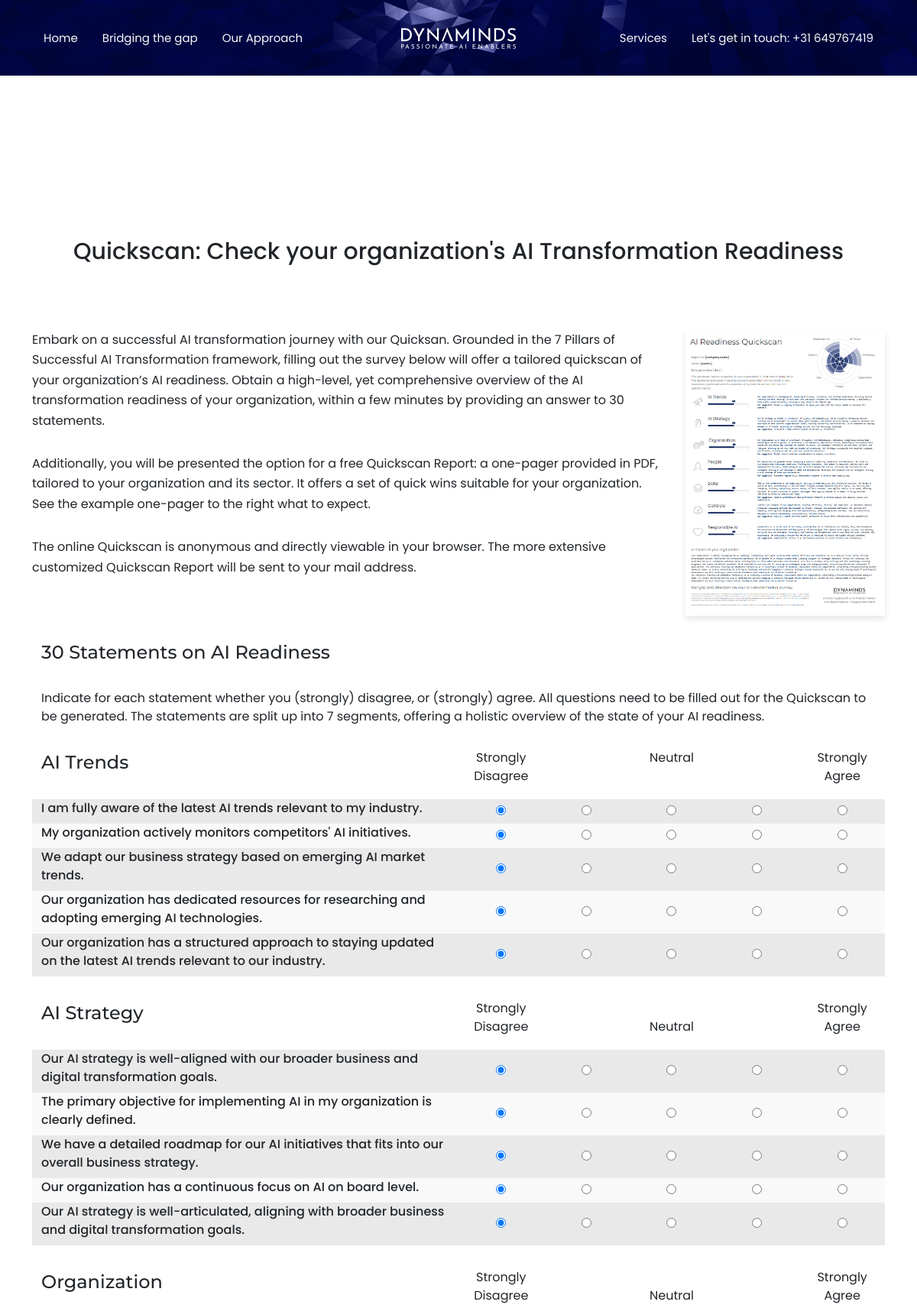
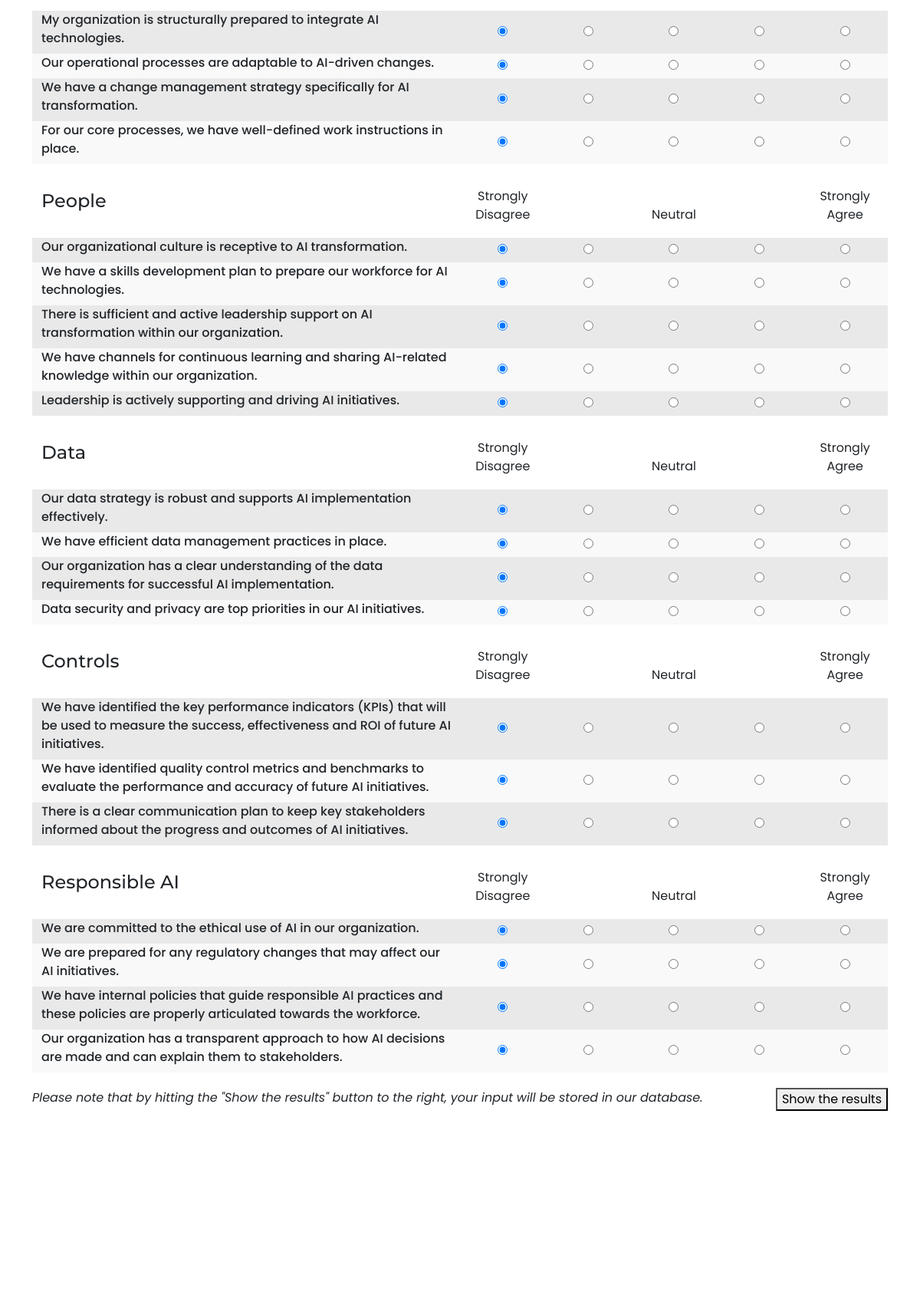
The page / (upper part) on the database its author committed (2 pictures, top to bottom).
### tables this page shows
CREATE TABLE `questions` (
  `id` int(11) NOT NULL,
  `pillar_id` int(11) NOT NULL,
  `question` text NOT NULL,
  `weight` int(11) NOT NULL DEFAULT 5
);

### index.php (the view, shortened to what the rows shown need)
<?php
require_once('db.php');
?>
<!DOCTYPE html>
<html dir="ltr" lang="en-US">
<head>
	<link rel="stylesheet" href="style2.css">
	<link rel="stylesheet" href="css/font-icons.css">
	<link rel="stylesheet" href="one-page/css/et-line.css">
	<link rel="stylesheet" href="css/components/bs-switches.css">
	<link rel="stylesheet" href="demos/app-landing/app-landing2.css">
	<link rel="stylesheet" href="css/custom2.css">
</head>
<body class="stretched">
	<section id="content">
		<div class="content-wrap">
			<div id="section-content" class="page-section pt-5 mb-0">
				<div class="container" style="padding-bottom: 120px;">
					<p>
					<h2 class="text-start text-md-center font-body mb-6">Quickscan: Check your organization's AI Transformation Readiness</h2>
					</p>
					<div class="row col-mb-50">
						<div class="col-12">
							<form id="surveyForm" action="quickscan-results.php" method="post">
								<div id="questions">
									<div class="container">
										<p>
										<div class="pillar" data-pillar="Pillar1">
											<?php
											$sql = "SELECT * FROM questions WHERE pillar_id = 1";
											$result = $conn->query($sql);
											if ($result->num_rows > 0) {
												$counter = 0;
												while ($row = $result->fetch_assoc()) {
													$counter = $counter + 1;
													$questionId = $row['id'];
													$questionText = $row['question'];
													$questionWeight = $row['weight'];
													$questionClass = $counter % 2 === 0 ? 'question-light' : 'question-dark';
													echo '
														<div class="row align-items-center question ' . $questionClass . '" data-question="q' . $questionId . '">
															<div class="col-6">
																<label>' . $questionText . '</label>
															</div>
															<div class="col-6">
																<div class="row">
																	<div class="col text-center"><input checked type="radio" id="Pillar1_q' . $questionId . '" name="Pillar1_q' . $questionId . '_' . $questionWeight . '" 	value="1" required></div>
																	<div class="col text-center"><input type="radio" id="Pillar1_q' . $questionId . '" name="Pillar1_q' . $questionId . '_' . $questionWeight . '"  value="2" required></div>
																	<div class="col text-center"><input type="radio" id="Pillar1_q' . $questionId . '" name="Pillar1_q' . $questionId . '_' . $questionWeight . '"  value="3" required></div>
																	<div class="col text-center"><input type="radio" id="Pillar1_q' . $questionId . '" name="Pillar1_q' . $questionId . '_' . $questionWeight . '"  value="4" required></div>
																	<div class="col text-center"><input type="radio" id="Pillar1_q' . $questionId . '" name="Pillar1_q' . $questionId . '_' . $questionWeight . '"  value="5" required></div>
																</div>
															</div>
														</div>
														';
												}
											} else {
												echo "<h3 class='text-center'>No questions found for Pillar1</h3>";
											}
											?>
										</div>
										</p>
										<p>
										<div class="pillar" data-pillar="Pillar2">
											<?php
											$sql = "SELECT * FROM questions WHERE pillar_id = 2";
											$result = $conn->query($sql);
											if ($result->num_rows > 0) {
												$counter = 0;
												while ($row = $result->fetch_assoc()) {
													$counter = $counter + 1;
													$questionId = $row['id'];
													$questionText = $row['question'];
													$questionClass = $counter % 2 === 0 ? 'question-light' : 'question-dark';
													echo '
														<div class="row align-items-center question ' . $questionClass . '" data-question="q' . $questionId . '">
															<div class="col-6">
																<label>' . $questionText . '</label>
															</div>
															<div class="col-6">
																<div class="row">
																	<div class="col text-center"><input checked type="radio" id="Pillar2_q' . $questionId . '" name="Pillar2_q' . $questionId . '_' . $questionWeight . '" 	value="1" required></div>
																	<div class="col text-center"><input type="radio" id="Pillar2_q' . $questionId . '" name="Pillar2_q' . $questionId . '_' . $questionWeight . '"  value="2" required></div>
																	<div class="col text-center"><input type="radio" id="Pillar2_q' . $questionId . '" name="Pillar2_q' . $questionId . '_' . $questionWeight . '"  value="3" required></div>
																	<div class="col text-center"><input type="radio" id="Pillar2_q' . $questionId . '" name="Pillar2_q' . $questionId . '_' . $questionWeight . '"  value="4" required></div>
																	<div class="col text-center"><input type="radio" id="Pillar2_q' . $questionId . '" name="Pillar2_q' . $questionId . '_' . $questionWeight . '"  value="5" required></div>
																</div>
															</div>
														</div>
														';
												}
											} else {
												echo "<h3 class='text-center'>No questions found for Pillar2</h3>";
											}
											?>
										</div>
										</p>
										<p>
										<div class="pillar" data-pillar="Pillar3">
											<?php
											$sql = "SELECT * FROM questions WHERE pillar_id = 3";
											$result = $conn->query($sql);
											if ($result->num_rows > 0) {
												$counter = 0;
												while ($row = $result->fetch_assoc()) {
													$counter = $counter + 1;
													$questionId = $row['id'];
													$questionText = $row['question'];
													$questionClass = $counter % 2 === 0 ? 'question-light' : 'question-dark';
													echo '
														<div class="row align-items-center question ' . $questionClass . '" data-question="q' . $questionId . '">
															<div class="col-6">
																<label>' . $questionText . '</label>
															</div>
															<div class="col-6">
																<div class="row">
																	<div class="col text-center"><input checked type="radio" id="Pillar3_q' . $questionId . '" name="Pillar3_q' . $questionId . '_' . $questionWeight . '" 	value="1" required></div>
																	<div class="col text-center"><input type="radio" id="Pillar3_q' . $questionId . '" name="Pillar3_q' . $questionId . '_' . $questionWeight . '"  value="2" required></div>
																	<div class="col text-center"><input type="radio" id="Pillar3_q' . $questionId . '" name="Pillar3_q' . $questionId . '_' . $questionWeight . '"  value="3" required></div>
																	<div class="col text-center"><input type="radio" id="Pillar3_q' . $questionId . '" name="Pillar3_q' . $questionId . '_' . $questionWeight . '"  value="4" required></div>
																	<div class="col text-center"><input type="radio" id="Pillar3_q' . $questionId . '" name="Pillar3_q' . $questionId . '_' . $questionWeight . '"  value="5" required></div>
																</div>
															</div>
														</div>
														';
												}
											} else {
												echo "<h3 class='text-center'>No questions found for Pillar3</h3>";
											}
											?>
										</div>
										</p>
										<p>
										<div class="pillar" data-pillar="Pillar4">
											<?php
											$sql = "SELECT * FROM questions WHERE pillar_id = 4";
											$result = $conn->query($sql);
											if ($result->num_rows > 0) {
												$counter = 0;
												while ($row = $result->fetch_assoc()) {
													$counter = $counter + 1;
													$questionId = $row['id'];
													$questionText = $row['question'];
													$questionClass = $counter % 2 === 0 ? 'question-light' : 'question-dark';
													echo '
														<div class="row align-items-center question ' . $questionClass . '" data-question="q' . $questionId . '">
															<div class="col-6">
																<label>' . $questionText . '</label>
															</div>
															<div class="col-6">
																<div class="row">
																	<div class="col text-center"><input checked type="radio" id="Pillar4_q' . $questionId . '" name="Pillar4_q' . $questionId . '_' . $questionWeight . '" 	value="1" required></div>
																	<div class="col text-center"><input type="radio" id="Pillar4_q' . $questionId . '" name="Pillar4_q' . $questionId . '_' . $questionWeight . '"  value="2" required></div>
																	<div class="col text-center"><input type="radio" id="Pillar4_q' . $questionId . '" name="Pillar4_q' . $questionId . '_' . $questionWeight . '"  value="3" required></div>
																	<div class="col text-center"><input type="radio" id="Pillar4_q' . $questionId . '" name="Pillar4_q' . $questionId . '_' . $questionWeight . '"  value="4" required></div>
																	<div class="col text-center"><input type="radio" id="Pillar4_q' . $questionId . '" name="Pillar4_q' . $questionId . '_' . $questionWeight . '"  value="5" required></div>
																</div>
															</div>
														</div>
														';
												}
											} else {
												echo "<h3 class='text-center'>No questions found for Pillar4</h3>";
											}
											?>
										</div>
										</p>
										<p>
										<div class="pillar" data-pillar="Pillar5">
											<?php
											$sql = "SELECT * FROM questions WHERE pillar_id = 5";
											$result = $conn->query($sql);
											if ($result->num_rows > 0) {
												$counter = 0;
												while ($row = $result->fetch_assoc()) {
													$counter = $counter + 1;
													$questionId = $row['id'];
													$questionText = $row['question'];
													$questionClass = $counter % 2 === 0 ? 'question-light' : 'question-dark';
													echo '
														<div class="row align-items-center question ' . $questionClass . '" data-question="q' . $questionId . '">
															<div class="col-6">
																<label>' . $questionText . '</label>
															</div>
															<div class="col-6">
																<div class="row">
																	<div class="col text-center"><input checked type="radio" id="Pillar5_q' . $questionId . '" name="Pillar5_q' . $questionId . '_' . $questionWeight . '" 	value="1" required></div>
																	<div class="col text-center"><input type="radio" id="Pillar5_q' . $questionId . '" name="Pillar5_q' . $questionId . '_' . $questionWeight . '"  value="2" required></div>
																	<div class="col text-center"><input type="radio" id="Pillar5_q' . $questionId . '" name="Pillar5_q' . $questionId . '_' . $questionWeight . '"  value="3" required></div>
																	<div class="col text-center"><input type="radio" id="Pillar5_q' . $questionId . '" name="Pillar5_q' . $questionId . '_' . $questionWeight . '"  value="4" required></div>
																	<div class="col text-center"><input type="radio" id="Pillar5_q' . $questionId . '" name="Pillar5_q' . $questionId . '_' . $questionWeight . '"  value="5" required></div>
																</div>
															</div>
														</div>
														';
												}
											} else {
												echo "<h3 class='text-center'>No questions found for Pillar5</h3>";
											}
											?>
										</div>
										</p>
										<p>
										<div class="pillar" data-pillar="Pillar6">
											<?php
											$sql = "SELECT * FROM questions WHERE pillar_id = 6";
											$result = $conn->query($sql);
											if ($result->num_rows > 0) {
												$counter = 0;
												while ($row = $result->fetch_assoc()) {
													$counter = $counter + 1;
													$questionId = $row['id'];
													$questionText = $row['question'];
													$questionClass = $counter % 2 === 0 ? 'question-light' : 'question-dark';
													echo '
														<div class="row align-items-center question ' . $questionClass . '" data-question="q' . $questionId . '">
															<div class="col-6">
																<label>' . $questionText . '</label>
															</div>
															<div class="col-6">
																<div class="row">
																	<div class="col text-center"><input checked type="radio" id="Pillar6_q' . $questionId . '" name="Pillar6_q' . $questionId . '_' . $questionWeight . '" 	value="1" required></div>
																	<div class="col text-center"><input type="radio" id="Pillar6_q' . $questionId . '" name="Pillar6_q' . $questionId . '_' . $questionWeight . '"  value="2" required></div>
																	<div class="col text-center"><input type="radio" id="Pillar6_q' . $questionId . '" name="Pillar6_q' . $questionId . '_' . $questionWeight . '"  value="3" required></div>
																	<div class="col text-center"><input type="radio" id="Pillar6_q' . $questionId . '" name="Pillar6_q' . $questionId . '_' . $questionWeight . '"  value="4" required></div>
																	<div class="col text-center"><input type="radio" id="Pillar6_q' . $questionId . '" name="Pillar6_q' . $questionId . '_' . $questionWeight . '"  value="5" required></div>
																</div>
															</div>
														</div>
														';
												}
											} else {
												echo "<h3 class='text-center'>No questions found for Pillar6</h3>";
											}
											?>
										</div>
										</p>
										<p>
										<div class="pillar" data-pillar="Pillar7">
											<?php
											$sql = "SELECT * FROM questions WHERE pillar_id = 7";
											$result = $conn->query($sql);
											if ($result->num_rows > 0) {
												$counter = 0;
												while ($row = $result->fetch_assoc()) {
													$counter = $counter + 1;
													$questionId = $row['id'];
													$questionText = $row['question'];
													$questionClass = $counter % 2 === 0 ? 'question-light' : 'question-dark';
													echo '
														<div class="row align-items-center question ' . $questionClass . '" data-question="q' . $questionId . '">
															<div class="col-6">
																<label>' . $questionText . '</label>
															</div>
															<div class="col-6">
																<div class="row">
																	<div class="col text-center"><input checked type="radio" id="Pillar7_q' . $questionId . '" name="Pillar7_q' . $questionId . '_' . $questionWeight . '" 	value="1" required></div>
																	<div class="col text-center"><input type="radio" id="Pillar7_q' . $questionId . '" name="Pillar7_q' . $questionId . '_' . $questionWeight . '"  value="2" required></div>
																	<div class="col text-center"><input type="radio" id="Pillar7_q' . $questionId . '" name="Pillar7_q' . $questionId . '_' . $questionWeight . '"  value="3" required></div>
																	<div class="col text-center"><input type="radio" id="Pillar7_q' . $questionId . '" name="Pillar7_q' . $questionId . '_' . $questionWeight . '"  value="4" required></div>
																	<div class="col text-center"><input type="radio" id="Pillar7_q' . $questionId . '" name="Pillar7_q' . $questionId . '_' . $questionWeight . '"  value="5" required></div>
																</div>
															</div>
														</div>
														';
												}
											} else {
												echo "<h3 class='text-center'>No questions found for Pillar7</h3>";
											}
											?>
										</div>
									</div>
								</div>
							</form>
						</div>
					</div>
				</div>
			</div>
		</div>
	</section>
</body>
</html>

### rows shown on the page
questions: question "I am fully aware of the latest AI trends relevant to my industry."
questions: question "My organization actively monitors competitors' AI initiatives."
questions: question "We adapt our business strategy based on emerging AI market trends."
questions: question "Our organization has dedicated resources for researching and adopting emerging AI technologies."
questions: question "Our organization has a structured approach to staying updated on the latest AI trends relevant to our industry."
questions: question "Our AI strategy is well-aligned with our broader business and digital transformation goals."
questions: question "The primary objective for implementing AI in my organization is clearly defined."
questions: question "We have a detailed roadmap for our AI initiatives that fits into our overall business strategy."
questions: question "Our organization has a continuous focus on AI on board level."
questions: question "Our AI strategy is well-articulated, aligning with broader business and digital transformation goals."
questions: question "My organization is structurally prepared to integrate AI technologies."
questions: question "Our operational processes are adaptable to AI-driven changes."
questions: question "We have a change management strategy specifically for AI transformation."
questions: question "For our core processes, we have well-defined work instructions in place."
questions: question "Our organizational culture is receptive to AI transformation."
questions: question "We have a skills development plan to prepare our workforce for AI technologies."
questions: question "There is sufficient and active leadership support on AI transformation within our organization."
questions: question "We have channels for continuous learning and sharing AI-related knowledge within our organization."
questions: question "Leadership is actively supporting and driving AI initiatives."
questions: question "Our data strategy is robust and supports AI implementation effectively."
questions: question "We have efficient data management practices in place."
questions: question "Our organization has a clear understanding of the data requirements for successful AI implementation."
questions: question "Data security and privacy are top priorities in our AI initiatives."
questions: question "We have identified the key performance indicators (KPIs) that will be used to measure the success, effectiveness and ROI of future AI initiatives."
questions: question "We have identified quality control metrics and benchmarks to evaluate the performance and accuracy of future AI initiatives."
questions: question "There is a clear communication plan to keep key stakeholders informed about the progress and outcomes of AI initiatives."
questions: question "We are committed to the ethical use of AI in our organization."
questions: question "We are prepared for any regulatory changes that may affect our AI initiatives."
questions: question "We have internal policies that guide responsible AI practices and these policies are properly articulated towards the workforce."
questions: question "Our organization has a transparent approach to how AI decisions are made and can explain them to stakeholders."
